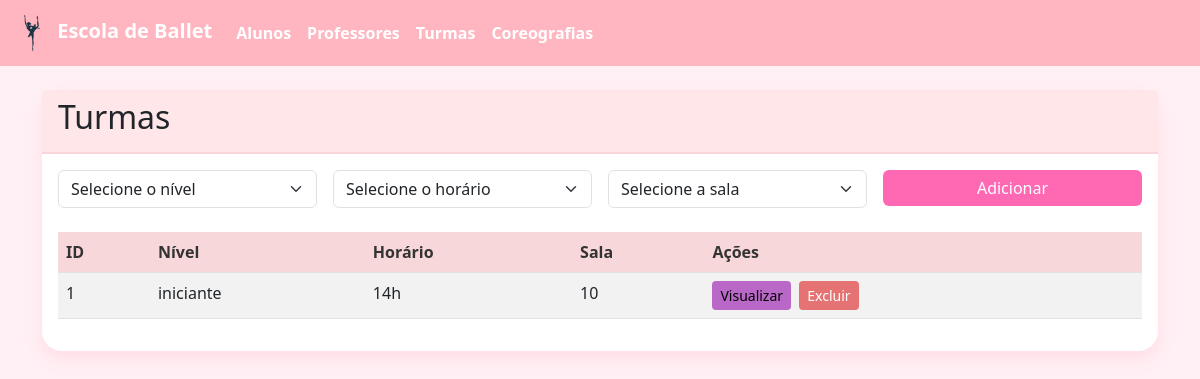
/turmas, run on an earlier commit of the app's database.
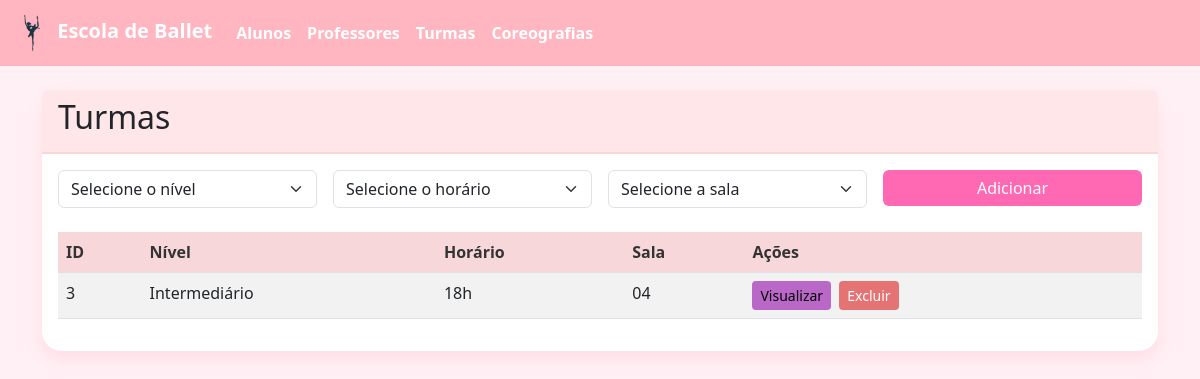
And on a later commit of the database.
### tables this page shows
CREATE TABLE Turma (
    id INTEGER PRIMARY KEY AUTOINCREMENT,
    nivel TEXT NOT NULL DEFAULT 'iniciante',
    horario TEXT NOT NULL,
    sala TEXT NOT NULL,
    quantidade_max_alunos INTEGER,
    observacoes TEXT
);

### app.py (the view)
@app.route('/turmas')
def mostrar_turmas():
    turmas = listar_turmas()
    return render_template('turmas.html', turmas=turmas)

### db/connection.py (called while the page is built)
def conectar():
    return sqlite3.connect('ballet.db')

### models/turma.py (called while the page is built)
def listar_turmas():
    conn = conectar()
    cursor = conn.cursor()
    cursor.execute("SELECT * FROM Turma")
    resultado = cursor.fetchall()
    conn.close()
    return resultado

### templates/turmas.html (shortened to what this page needs)
{% extends "base.html" %}
{% block content %}
<div class="card">
  <div class="card-header">
    <h2>Turmas</h2>
  </div>
  <div class="card-body">
    <form method="POST" action="{{ url_for('adicionar_turma') }}" class="row g-3 mb-4">
      <div class="col-md-3">
        <select name="nivel" class="form-select" required>
          <option value="">Selecione o nível</option>
        </select>
      </div>
      <div class="col-md-3">
        <select name="horario" class="form-select" required>
          <option value="">Selecione o horário</option>
        </select>
      </div>
      <div class="col-md-3">
        <select name="sala" class="form-select" required>
          <option value="">Selecione a sala</option>
        </select>
      </div>
      <div class="col-md-3">
        <button type="submit" class="btn btn-primary w-100">Adicionar</button>
      </div>
    </form>
    <table class="table table-striped">
      <thead>
        <tr>
          <th>ID</th>
          <th>Nível</th>
          <th>Horário</th>
          <th>Sala</th>
          <th>Ações</th>
        </tr>
      </thead>
      <tbody>
        {% for t in turmas %}
        <tr>
          <td>{{ t[0] }}</td>
          <td>{{ t[1] }}</td>
          <td>{{ t[2] }}</td>
          <td>{{ t[3] }}</td>
          <td>
            <a href="{{ url_for('visualizar_turma', id=t[0]) }}" class="btn btn-info btn-sm me-1">
              Visualizar
            </a>
            <a href="{{ url_for('remover_turma', id=t[0]) }}" class="btn btn-danger btn-sm"
              onclick="return confirm('Deseja excluir esta turma?')">Excluir</a>
          </td>
        </tr>
        {% endfor %}
      </tbody>
    </table>
  </div>
</div>
{% endblock %}

What changed in the data, as far as the page shows it:
removed Turma: id "1", nivel "iniciante", horario "14h", sala "10"
added Turma: id "3", nivel "Intermediário", horario "18h", sala "04"
